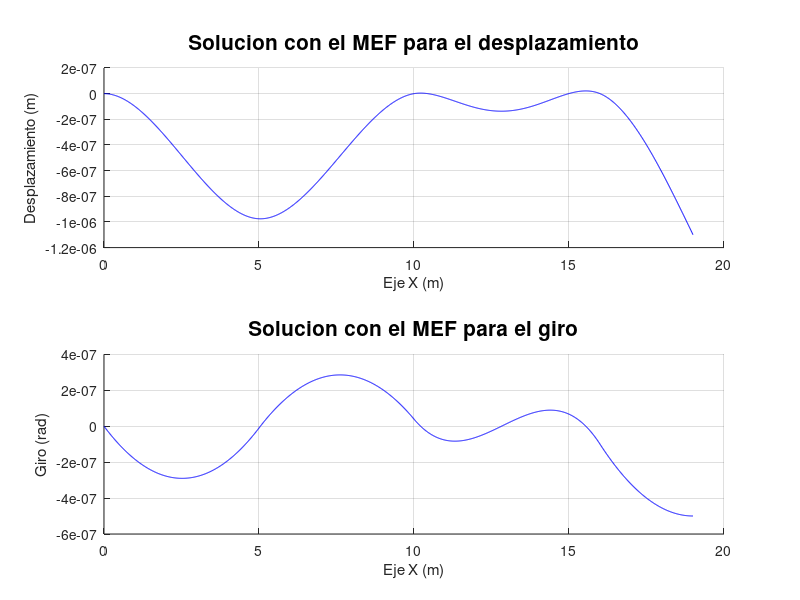
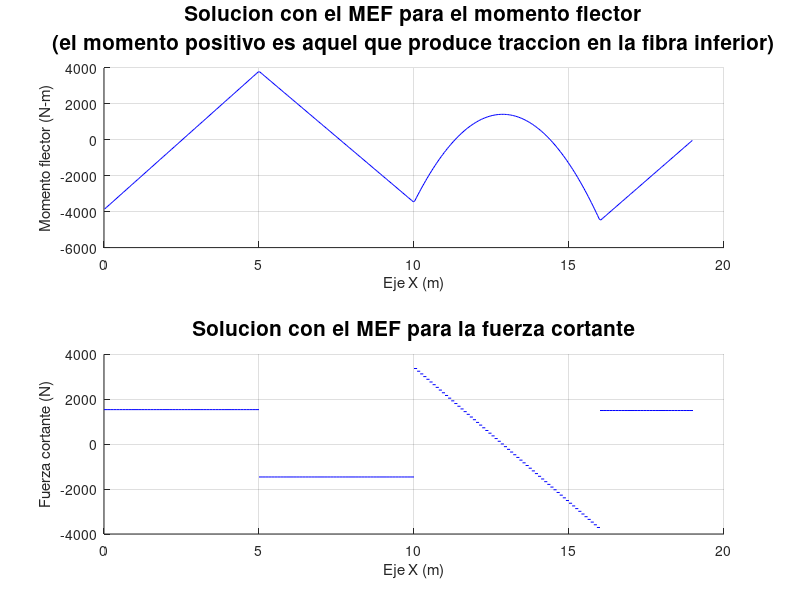

These charts were generated, in order, by the following MATLAB code:
%% Programa para el calculo de vigas de Euler-Bernoulli.
% Viga analizada en el Ejemplo 5-5 de Uribe Escamilla
% Este programa esta particularizado para el EF de longitud 0.1 m

clear, clc, close all         % borrar memoria y pantalla

%% defino las constantes y variables
Y = 1; TH = 2;

L   = 0.1;      % m           % longitud de cada EF
E   = 200e9;    % Pa          % modulo de elasticidad de la barra
b   = 0.3;      % m           % base de la viga
h   = 1.5;      % m           % altura de la viga
A   = b*h;      % m^2         % area transversal de la viga
I   = b*h^3/12; % m^4         % momento de inercia con respecto al eje y

xnod = 0:L:19;                % posicion de los nodos
nno = length(xnod);           % numero de nodos
nef = nno - 1;                % numero de elementos finitos (EF)
ngdl = 2*nno;                 % numero de grados de libertad
gdl = [ (1:2:ngdl)' (2:2:ngdl)' ]; % grados de libertad
LaG = [ (1:(nno-1))' (2:nno)'   ]; % definicion de EFs con respecto a nodos

%% Relacion de cargas distribuidas
p = zeros(nef,1);
p(101:160) = -1200; % N/m     % carga distribuida en [1.0, 1.6] m

%% Relacion de cargas puntuales
f = zeros(ngdl,1);   % vector de fuerzas nodales equivalentes global
f(gdl( 51,Y)) = -3000; % N   % carga puntual en x = 5 m
f(gdl(191,Y)) = -1500; % N   % carga puntual en x = 18 m

%% VIGA DE EULER-BERNOULLI:
% Con el programa c4_func_forma_euler_bernoulli.m se calcularon:
% * Ke     = la matriz de rigidez de flexion del elemento e
% * fe     = el vector de fuerzas nodales equivalentes
% * Bf     = la matriz de deformaciones de flexion
% * N      = matriz de funciones de forma
% * dN_dxi = derivada de la matriz de funciones de forma con respecto a xi

%% ensamblo la matriz de rigidez global y el vector de fuerzas nodales 
%% equivalentes global para la viga de Euler-Bernoulli
K = zeros(ngdl);  % matriz de rigidez global
idx = cell(nef);  % grados de libertad del elemento e
EI_L3 = E*I/L^3;    
for e = 1:nef     % ciclo sobre todos los elementos finitos
   idx{e} = [ gdl(LaG(e,1),Y) gdl(LaG(e,1),TH) gdl(LaG(e,2),Y) gdl(LaG(e,2),TH) ];
   
   % Matriz de rigidez de flexion del elemento e
   Ke = EI_L3 * [  12,   6*L,  -12,   6*L
                  6*L, 4*L^2, -6*L, 2*L^2
                  -12,  -6*L,   12,  -6*L
                  6*L, 2*L^2, -6*L, 4*L^2 ];

   % vector de fuerzas nodales equivalentes        
   fe = +p(e)*L * [ 1/2; L/12; 1/2; -L/12 ];
   
   K(idx{e},idx{e}) = K(idx{e},idx{e}) + Ke;
   f(idx{e},:)      = f(idx{e},:)      + fe;
end;

%% se resuelve el sistema de ecuaciones
% f = vector de fuerzas nodales equivalentes
% q = vector de fuerzas nodales de equilibrio del elemento
% a = desplazamientos

%|   qd   |   | Kcc Kcd || ac |   | fd | 
%|        | = |         ||    | - |    |
%| qc = 0 |   | Kdc Kdd || ad |   | fc |

%% Relaciono apoyos
%  gdl           desplazamiento
apoyos = [ ...
   gdl(  1,Y)    0    % m
   gdl(  1,TH)   0    % rad
   gdl(101,Y)    0    % m
   gdl(161,Y)    0 ]; % m  

%% grados de libertad del desplazamiento conocidos y desconocidos
c  = apoyos(:,1);            % GDL conocidos
d =  setdiff((1:ngdl)',c);   % GDL desconocidos
ac = apoyos(:,2);            % desplazamientos conocidos

%% extraigo las submatrices y especifico las cantidades conocidas
Kcc = K(c,c); Kcd = K(c,d); fd = f(c);
Kdc = K(d,c); Kdd = K(d,d); fc = f(d);

ad = Kdd\(fc-Kdc*ac);        % calculo desplazamientos desconocidos
qd = Kcc*ac + Kcd*ad - fd;   % calculo fuerzas de equilibrio desconocidas
a = zeros(ngdl,1);  a(c) = ac;  a(d) = ad; % desplazamientos 
q = zeros(ngdl,1);  q(c) = qd;             % fuerzas nodales equivalentes

%% calculo de los momentos flectores
%% (se calcula el momento en el centro de cada elemento finito)
% se reserva la memoria
% recuerde que en cada elemento se calculan los momentos en las raices de 
% los polinomios de Legendre de grado dos
xmom = zeros(2,nef); % posicion donde se calcula
mom  = zeros(2,nef); % momento flector
cor  = zeros(1,nef); % fuerza cortante
%xi = linspace(-1,1,10)'; 
xi = [ -sqrt(1/3); sqrt(1/3) ]; % raices del polinom de Legendre de grado 2

% matriz de deformaciones de flexion
Bfe = [ (6*xi)/L^2, (3*xi - 1)/L, -(6*xi)/L^2, (3*xi + 1)/L ];

dN3_dxi3 = [ 3/2, (3*L)/4, -3/2, (3*L)/4];
for e = 1:nef
   % lugar donde se calcula el momento (centro del EF)
   xmom(:,e) = L*xi'/2 + (xnod(LaG(e,1)) + xnod(LaG(e,2)))/2;
     
   % vector de desplazamientos nodales del elemento a^{(e)}
   ae = a(idx{e});
   
   mom(:,e) = E*I*Bfe*ae;              % momento flector   
   cor(e) = E*I*dN3_dxi3*(8/(L^3))*ae; % fuerza cortante   
end;

%% se calculan los desplazamientos al interior de cada EF
nint = 10;           % numero de puntos donde se interpolara dentro del EF
xi = linspace(-1,1,nint)'; % coordenadas naturales

% Matriz de funciones de forma y su derivada
N = [ ...
      xi.^3/4 - (3*xi)/4 + 1/2,                  ...
      -(L*(- xi.^3/4 + xi.^2/4 + xi/4 - 1/4))/2, ...
      - xi.^3/4 + (3*xi)/4 + 1/2,                ...
      -(L*(- xi.^3/4 - xi.^2/4 + xi/4 + 1/4))/2 ];   

dN_dxi = [ ...
      (3*xi.^2)/4 - 3/4,                          ...
      -(L*(- (3*xi.^2)/4 + xi/2 + 1/4))/2,        ...
      3/4 - (3*xi.^2)/4,                          ...   
      (L*((3*xi.^2)/4 + xi/2 - 1/4))/2 ];

xx    = cell(nef,1); % interpol de posiciones (geometria) en el elemento
ww    = cell(nef,1); % interpol desplazamientos en el elemento
tt    = cell(nef,1); % interpol angulo en el elemento
for e = 1:nef        % ciclo sobre todas los elementos finitos
   % vector de desplazamientos nodales del elemento a^{(e)}
   ae = a(idx{e});

   % interpola sobre la geometria (coord naturales a geometricas)
   xx{e} = L*xi/2 + (xnod(LaG(e,1)) + xnod(LaG(e,2)))/2;
   
   % se calcula el desplazamiento al interior del elemento finito
   ww{e} = N*ae;
   
   % se calcula el angulo al interior del elemento finito
   tt{e} = (dN_dxi*2/L)*ae;
end

%% imprimo los resultados
format short g
disp('Desplazamientos nodales                      ');
disp('~~~~~~~~~~~~~~~~~~~~~~~~~~~~~~~~~~~~~~~~~~~~~');
vect_mov = reshape(a,2,nno)'; % vector de movimientos
for i = 1:nno
   fprintf('Nodo %3d: w = %12.4g m, theta = %12.4g rad \n', ...
      i, vect_mov(i,Y), vect_mov(i,TH));
end;

disp(' ');
disp('Fuerzas nodales de equilibrio (solo se imprimen los diferentes de cero)');
disp('~~~~~~~~~~~~~~~~~~~~~~~~~~~~~~~~~~~~~~~~~~~~~~~~~~~~~~~~~~~~~~~~~~~~~~~');
q = reshape(q,2,nno)';
for i = 1:nno   
   if ~isequal(q(i,:),[0 0])
      fprintf('Nodo %3d W = %12.4g N, Mx = %12.4g N-m\n', i, q(i,Y), q(i,TH));
   end;
end;

%% Grafico la solucion analitica y la solucion por el MEF
%% 1) grafico los desplazamientos de la barra
figure(1)                          % cree un nuevo lienzo
subplot(2,1,1);
hold on;                           % no borre el lienzo 
grid on;                           % reticula
for e = 1:nef % ciclo sobre todos los elementos finitos
   h1eb = plot(xx{e}, ww{e}, 'b-');       % grafico solucion por MEF
end;
title('Solucion con el MEF para el desplazamiento', 'FontSize', 15)
xlabel('Eje X (m)')                % titulo del eje X
ylabel('Desplazamiento (m)')       % titulo del eje Y

%% 2) grafico los angulos de giro
subplot(2,1,2);
hold on;                           % no borre el lienzo 
grid on;                           % reticula
for e = 1:nef % ciclo sobre todos los elementos finitos
   h2eb = plot(xx{e}, tt{e}, 'b-');       % grafico solucion por MEF
end;
title('Solucion con el MEF para el giro', 'FontSize', 15)
xlabel('Eje X (m)')                % titulo del eje X
ylabel('Giro (rad)')               % titulo del eje Y

%% 3) grafico los momentos
figure(2)                          % cree un nuevo lienzo
subplot(2,1,1);
hold on;                           % no borre el lienzo
grid on;                           % reticula
h3eb = plot(xmom(:), mom(:), 'b-');% grafico solucion por MEF
title({'Solucion con el MEF para el momento flector',...
   '(el momento positivo es aquel que produce traccion en la fibra inferior)'},...
   'FontSize',15);
xlabel('Eje X (m)')                % titulo del eje X
ylabel('Momento flector (N-m)')    % titulo del eje Y

%% 4) grafico la fuerza cortante
subplot(2,1,2);
hold on;                           % no borre el lienzo
grid on;                           % reticula
for e = 1:nef % ciclo sobre todos los elementos finitos
   h4eb = plot([xnod(LaG(e,1)) xnod(LaG(e,2))], [cor(e) cor(e)], 'b-'); % grafico solucion por MEF
end;
title('Solucion con el MEF para la fuerza cortante', 'FontSize', 15);
xlabel('Eje X (m)')                % titulo del eje X
ylabel('Fuerza cortante (N)')      % titulo del eje Y

%%
return; % bye, bye!
